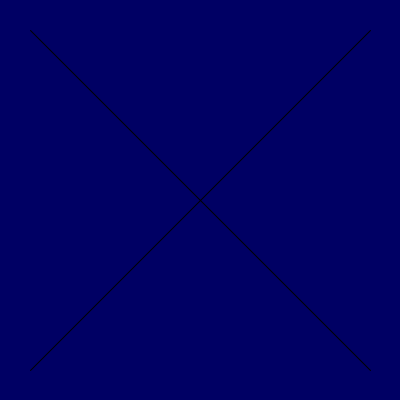
Frame 1 (no input)
Frame 60 (the mouse pressed at the canvas centre just before this capture): identical to frame 1, image omitted
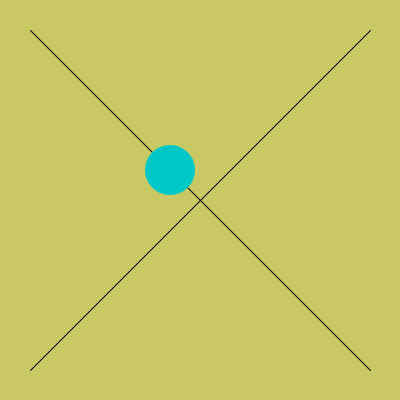
Frame 120 (the mouse held since frame 60 and released just before this capture)

The Processing sketch that drew these frames (run headless with seeded random() and noise(); from frame 60 on, the mouse is pressed at the canvas centre):

// Processing sketch: processing_110803
// ── processing_110803.pde

int space=30;

void setup() {
  size(400,400);
}

void draw() {
  background(mouseX,mouseY,100);
    frameRate(8);

  stroke(0);
  line(space,space,width-space,height-space);
  line(space,height-space,width-space,space);
  noStroke();
  fill(0,mouseX,mouseY);
  ellipse(mouseX-30,mouseY-30,50,50);
  
  if(mouseY>height/2) {
    fill(255);
    ellipse(200,200,75,75);
  }
  
  
  if((mouseX<300)&(mouseX>200)&(mouseY>50)&(mouseY<150)){
    fill(0);
    rect(0,0,400,400);
  }


  if(mouseX>300){
    frameRate(100);
    fill(40);
    rect(mouseX-60,mouseY-60,75,75);
  }
  
  if((mouseX>300)&(mouseY>250)){
    fill(255,102,0);
    arc(200, 200,75,75,0,HALF_PI);
    fill(50,60);
    rect(200,200,200,200);
  }
}
